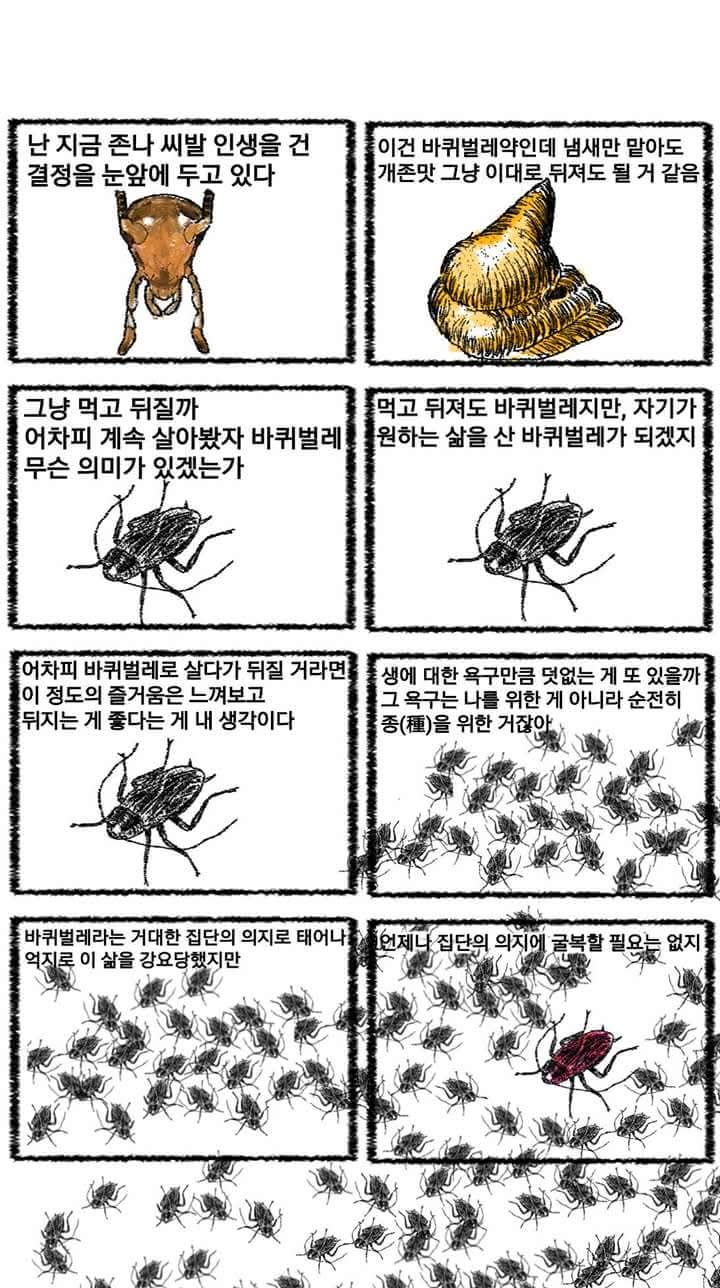
#> input picture inbox/FB_IMG_1745369451621.jpg, 720 x 1288 px
$ python -i ocr_lib.py   (imports and definitions only)
#> lines starting #> are read from the running program, lines starting #| are printed output that depends on the picture; after the words box and inside, x2 and y2 are one past the last pixel; in counts of white or black regions, pixels touching at a corner belong together
import os, re, collections
import numpy as np, cv2
from PIL import Image
import pytesseract

# [1 line not run here, left out]
HANGUL = re.compile(r'[가-힣]')


def load_gray(path):
    im = Image.open(path)
    if im.mode == 'RGBA':
        bg = Image.new('RGB', im.size, 'white')
        bg.paste(im, mask=im.split()[3])
        im = bg
    else:
        im = im.convert('RGB')
    return cv2.cvtColor(np.array(im), cv2.COLOR_RGB2GRAY)


def find_text_blocks(gray, scale_ref=1440):
    """Find blocks of typed text: many small similar-height components in horizontal runs."""
    h, w = gray.shape
    s = w / scale_ref  # size factors relative to a 1440px-wide image
    _, bw = cv2.threshold(gray, 0, 255, cv2.THRESH_BINARY_INV + cv2.THRESH_OTSU)
    # remove long straight lines (panel borders) so text touching a border is not glued to it
    hk = cv2.getStructuringElement(cv2.MORPH_RECT, (max(20, int(w * 0.08)), 1))
    vk = cv2.getStructuringElement(cv2.MORPH_RECT, (1, max(20, int(h * 0.08))))
    lines_h = cv2.morphologyEx(bw, cv2.MORPH_OPEN, hk)
    lines_v = cv2.morphologyEx(bw, cv2.MORPH_OPEN, vk)
    border = cv2.dilate(cv2.bitwise_or(lines_h, lines_v), cv2.getStructuringElement(cv2.MORPH_RECT, (3, 3)))
    bw = cv2.bitwise_and(bw, cv2.bitwise_not(border))
    n, labels, stats, _ = cv2.connectedComponentsWithStats(bw, connectivity=8)
    # character-sized components
    minh, maxh = 8 * s, 46 * s
    maxw = 70 * s
    mask = np.zeros_like(bw)
    for i in range(1, n):
        x, y, cw, ch, area = stats[i]
        if minh <= ch <= maxh and cw <= maxw and area >= 6 * s * s:
            # discard very thin long horizontal strokes (panel borders / underlines)
            if cw > 4 * ch and ch < 10 * s:
                continue
            mask[y:y + ch, x:x + cw] = 255
    # 1) merge characters into lines (horizontal dilation)
    lines = cv2.dilate(mask, cv2.getStructuringElement(cv2.MORPH_RECT, (max(1, int(26 * s)), max(1, int(3 * s)))))
    n2, lab2, st2, _ = cv2.connectedComponentsWithStats(lines, connectivity=8)
    linemask = np.zeros_like(bw)
    for i in range(1, n2):
        x, y, cw, ch, area = st2[i]
        if ch < minh or ch > maxh * 1.6:
            continue
        sub = mask[y:y + ch, x:x + cw]
        nc = cv2.connectedComponentsWithStats((sub > 0).astype(np.uint8), connectivity=8)[0] - 1
        if nc < 3 or cw < 30 * s:
            continue
        linemask[y:y + ch, x:x + cw] = 255
    # 2) merge lines into blocks (vertical dilation)
    blk = cv2.dilate(linemask, cv2.getStructuringElement(cv2.MORPH_RECT, (max(1, int(6 * s)), max(1, int(26 * s)))))
    n3, lab3, st3, _ = cv2.connectedComponentsWithStats(blk, connectivity=8)
    blocks = []
    for i in range(1, n3):
        x, y, cw, ch, area = st3[i]
        sub = mask[y:y + ch, x:x + cw]
        nc = cv2.connectedComponentsWithStats((sub > 0).astype(np.uint8), connectivity=8)[0] - 1
        if nc < 4:
            continue
        blocks.append({'box': [x, y, x + cw, y + ch], 'nchars': int(nc)})
    # drop boxes contained in bigger ones
    keep = []
    for i, a in enumerate(blocks):
        ax0, ay0, ax1, ay1 = a['box']
        contained = any(j != i and b['box'][0] <= ax0 and b['box'][1] <= ay0 and b['box'][2] >= ax1 and b['box'][3] >= ay1 for j, b in enumerate(blocks))
        if not contained:
            keep.append(a)
    return keep


# [36 lines left out: functions ocr_block, clean_text, panel_order_key, not called in this run]


JUNK_TOKEN = re.compile(r'^[^가-힣A-Za-z0-9]+$')


# [6 lines left out: function clean_line, not called in this run]


def find_panels(gray):
    """Detect comic panel rectangles (thick black borders)."""
    h, w = gray.shape
    _, bw = cv2.threshold(gray, 0, 255, cv2.THRESH_BINARY_INV + cv2.THRESH_OTSU)
    contours, _ = cv2.findContours(bw, cv2.RETR_LIST, cv2.CHAIN_APPROX_SIMPLE)
    cands = []
    for c in contours:
        x, y, cw, ch = cv2.boundingRect(c)
        a = cw * ch
        if a < 0.06 * w * h or a > 0.7 * w * h:
            continue
        if not (0.35 <= cw / ch <= 3.0):
            continue
        if cv2.contourArea(c) < 0.75 * a:
            continue
        cands.append([x, y, x + cw, y + ch])
    # drop near-duplicates (inner/outer edge of the same border)
    cands.sort(key=lambda b: -(b[2] - b[0]) * (b[3] - b[1]))
    panels = []
    for b in cands:
        dup = False
        for p in panels:
            ix = max(0, min(b[2], p[2]) - max(b[0], p[0])); iy = max(0, min(b[3], p[3]) - max(b[1], p[1]))
            inter = ix * iy
            ua = (b[2] - b[0]) * (b[3] - b[1]) + (p[2] - p[0]) * (p[3] - p[1]) - inter
            if inter / ua > 0.6:
                dup = True; break
        if not dup:
            panels.append(b)
    # order: rows by y-center clusters, then x
    panels.sort(key=lambda b: (b[1] + b[3]) / 2)
    rows = []
    for b in panels:
        cy = (b[1] + b[3]) / 2
        if rows and abs(cy - rows[-1]['cy']) < 0.25 * (b[3] - b[1]):
            rows[-1]['items'].append(b)
        else:
            rows.append({'cy': cy, 'items': [b]})
    ordered = []
    for r in rows:
        ordered.extend(sorted(r['items'], key=lambda b: b[0]))
    return ordered


def split_wide_block(gray, box, s):
    """If a block spans two panels, split it at the widest internal white column gap."""
    x0, y0, x1, y1 = box
    sub = gray[y0:y1, x0:x1]
    col = (sub < 128).mean(axis=0)
    gaps = []
    start = None
    for i, v in enumerate(col):
        if v == 0:
            if start is None: start = i
        else:
            if start is not None: gaps.append((i - start, start, i)); start = None
    if start is not None: gaps.append((len(col) - start, start, len(col)))
    gaps = [g for g in gaps if g[1] > 20 * s and g[2] < len(col) - 20 * s and g[0] >= 30 * s]
    if not gaps:
        return [box]
    g = max(gaps)
    return [[x0, y0, x0 + g[1], y1], [x0 + g[2], y0, x1, y1]]


def ocr_image(path, min_conf=55, scale=2.5, pad=6, return_meta=False, skip_regions=None):
    gray = load_gray(path)
    h, w = gray.shape
    s = w / 1440
    panels = find_panels(gray)
    blocks = []
    for b in find_text_blocks(gray):
        for bb in split_wide_block(gray, b['box'], s):
            blocks.append(bb)

    def panel_index(box):
        cx, cy = (box[0] + box[2]) / 2, (box[1] + box[3]) / 2
        for i, p in enumerate(panels):
            if p[0] <= cx <= p[2] and p[1] <= cy <= p[3]:
                return i
        return len(panels)  # outside any panel -> last

    if skip_regions:
        def inside(b):
            cx, cy = (b[0] + b[2]) / 2, (b[1] + b[3]) / 2
            return any(r[0] <= cx <= r[2] and r[1] <= cy <= r[3] for r in skip_regions)
        blocks = [b for b in blocks if not inside(b)]
    if panels:
        blocks.sort(key=lambda b: (panel_index(b), b[1], b[0]))
    else:
        blocks.sort(key=lambda b: panel_order_key(b, w, h))
    results = []
    for box in blocks:
        x0, y0, x1, y1 = box
        x0 = max(0, x0 - pad); y0 = max(0, y0 - pad); x1 = min(w, x1 + pad); y1 = min(h, y1 + pad)
        crop = gray[y0:y1, x0:x1]
        crop = cv2.resize(crop, None, fx=scale, fy=scale, interpolation=cv2.INTER_CUBIC)
        crop = cv2.copyMakeBorder(crop, 20, 20, 20, 20, cv2.BORDER_CONSTANT, value=255)
        d = pytesseract.image_to_data(crop, lang='kor', config='--psm 6', output_type=pytesseract.Output.DICT)
        lines = collections.OrderedDict()
        for i in range(len(d['text'])):
            t = d['text'][i].strip()
            if not t:
                continue
            key = (d['block_num'][i], d['par_num'][i], d['line_num'][i])
            lines.setdefault(key, []).append((t, float(d['conf'][i]), d['top'][i]))
        for k, ws in lines.items():
            confs = [c for t, c, yy in ws if c >= 0]
            conf = sum(confs) / len(confs) if confs else 0
            txt = clean_line(' '.join(t for t, c, yy in ws))
            if conf < min_conf or not (HANGUL.search(txt) or re.search(r'[A-Za-z0-9]{2,}', txt)):
                continue
            yline = y0 + (min(yy for t, c, yy in ws) - 20) / scale
            results.append((txt, round(conf), panel_index(box) + 1 if panels else 0, box, yline))
    if return_meta:
        return results, panels, blocks
    return results


def _norm(t):
    return re.sub(r'[^가-힣A-Za-z0-9]', '', t)


# [32 lines left out: function strip_ocr, not called in this run]


def ocr_image_full(path, scale=3):
    """Union of block-based OCR and panel-top-strip OCR, de-duplicated."""
    import difflib
    gray = load_gray(path)
#> in load_gray, im is the input picture: PIL image 720x1288 RGB; mean R, G, B 205.6, 204.7, 203.5
    panels = find_panels(gray)
#> in find_panels, `_, bw = cv2.threshold(gray, 0, 255, cv2.THRESH_BINARY_INV + cv2.THRESH..`:
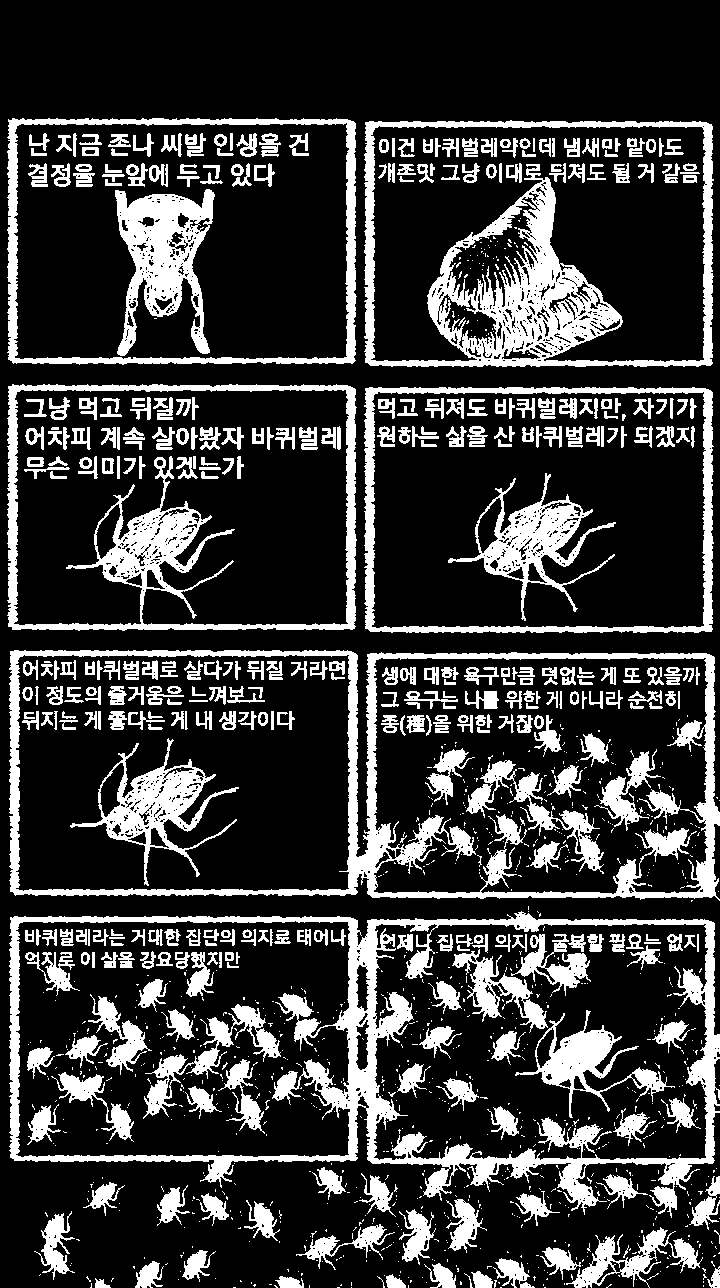
#> bw: shape (1288, 720); 22.8% white; 1305 white regions (885 under 20 px)
#> in find_panels, `contours, _ = cv2.findContours(bw, cv2.RETR_LIST, cv2.CHAIN_APPROX_SIM..`: contours = 2851 contours, 2185 with area under 20; largest, box (x1, y1, x2, y2) and area: (9, 911, 720, 1218) 173904, (9, 650, 720, 901) 168967, (7, 384, 357, 631) 84285, (364, 120, 714, 367) 84269, (364, 387, 714, 633) 84254
#> the loop in find_panels, `for c in contours:` made 2851 passes
#> (x, y, cw, ch, a) on passes 3, 6, 12: (351, 1287, 1, 1, 1), (714, 1285, 4, 3, 12), (606, 1284, 6, 4, 24)
#> after the loop in find_panels, `for c in contours:`: cands = 13 items, first 6: [373, 923, 709, 1161], [15, 920, 351, 1158], [9, 911, 720, 1218], [372, 657, 709, 895], [15, 654, 352, 892], [9, 650, 720, 901]
#> the loop in find_panels, `for b in cands:` made 13 passes
#> after the loop in find_panels, `for b in cands:`: panels = [[9, 911, 720, 1218], [9, 650, 720, 901], [7, 384, 357, 631], [364, 120, 714, 367], [7, 118, 357, 365], [364, 387, 714, 633], [372, 657, 709, 895], [15, 654, 352, 892], [373, 923, 709, 1161], [15, 920, 351, 1158]]
#> the loop in find_panels, `for b in panels:` made 10 passes
#> (b, cy) on passes 1 to 4: ([7, 118, 357, 365], 241.5), ([364, 120, 714, 367], 243.5), ([7, 384, 357, 631], 507.5), ([364, 387, 714, 633], 510)
#> after the loop in find_panels, `for b in panels:`: rows = 4 items
#> the loop in find_panels, `for r in rows:` made 4 passes
#> after the loop in find_panels, `for r in rows:`: ordered = [[7, 118, 357, 365], [364, 120, 714, 367], [7, 384, 357, 631], [364, 387, 714, 633], [9, 650, 720, 901], [15, 654, 352, 892], [372, 657, 709, 895], [9, 911, 720, 1218], [15, 920, 351, 1158], [373, 923, 709, 1161]]
#> panels has the same summary as ordered in find_panels
    strips = [[p[0], p[1], p[2], p[1] + int((p[3] - p[1]) * 0.42)] for p in panels]
#> strips = [[7, 118, 357, 221], [364, 120, 714, 223], [7, 384, 357, 487], [364, 387, 714, 490], [9, 650, 720, 755], [15, 654, 352, 753], [372, 657, 709, 756], [9, 911, 720, 1039], [15, 920, 351, 1019], [373, 923, 709, 1022]]
    a = [(t, c, pi, y) for t, c, pi, box, y in ocr_image(path, scale=scale)]
#> the loop in find_panels (call 2), `for c in contours:` made 2851 passes
#> the loop in find_panels (call 2), `for b in cands:` made 13 passes
#> the loop in find_panels (call 2), `for b in panels:` made 10 passes
#> the loop in find_panels (call 2), `for r in rows:` made 4 passes
#> in ocr_image, `panels = find_panels(gray)`: panels has the same summary as ordered in find_panels
#> in find_text_blocks, `h, w = gray.shape`: h = 1288; w = 720
#> in find_text_blocks, `s = w / scale_ref`: s = 0.5
#> in find_text_blocks, `bw = cv2.bitwise_and(bw, cv2.bitwise_not(border))`:
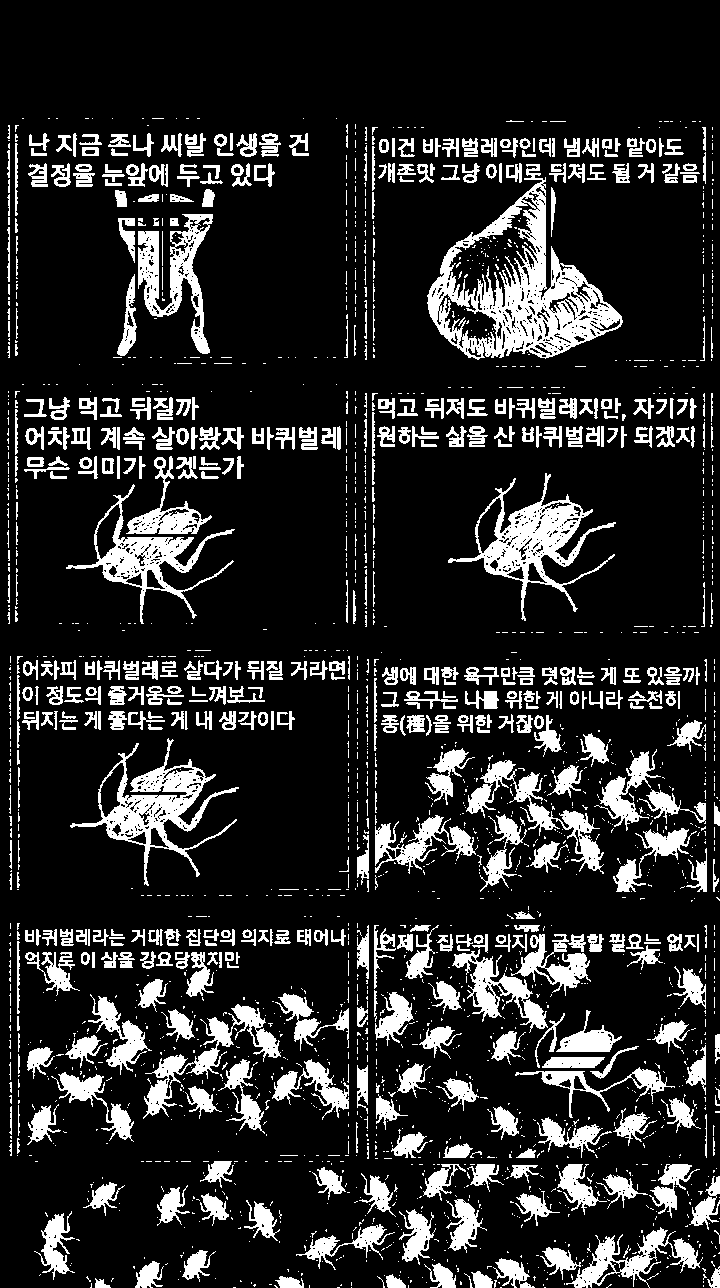
#> bw: shape (1288, 720); 16.4% white; 2259 white regions (1679 under 20 px), largest, box (x1, y1, x2, y2) and area: (427, 164, 623, 360) 12350, (448, 473, 616, 621) 5712, (70, 738, 239, 886) 5523
#> in find_text_blocks, `n, labels, stats, _ = cv2.connectedComponentsWithStats(bw, connectivit..`: n = 2260
#> in find_text_blocks, `minh, maxh = 8 * s, 46 * s`: minh = 4; maxh = 23
#> in find_text_blocks, `maxw = 70 * s`: maxw = 35
#> in find_text_blocks, `n2, lab2, st2, _ = cv2.connectedComponentsWithStats(lines, connectivit..`: n2 = 310
#> in find_text_blocks, `n3, lab3, st3, _ = cv2.connectedComponentsWithStats(blk, connectivity=8)`: n3 = 29
#> the loop in ocr_image, `for b in find_text_blocks(gray):` made 20 passes
#> b on passes 10 to 13: {'box': [1, 544, 25, 571], 'nchars': 7}, {'box': [2, 650, 720, 748], 'nchars': 135}, {'box': [690, 820, 720, 844], 'nchars': 4}, {'box': [468, 835, 500, 860], 'nchars': 4}
#> the loop in panel_index, `for i, p in enumerate(panels):` made 1 pass
#> the loop in panel_index, `for i, p in enumerate(panels):` made 2 passes
#> the loop in panel_index, `for i, p in enumerate(panels):` made 4 passes
#> the loop in panel_index, `for i, p in enumerate(panels):` made 3 passes
#> the loop in panel_index, `for i, p in enumerate(panels):` made 5 passes
#> the loop in panel_index, `for i, p in enumerate(panels):` made 8 passes
#> the loop in ocr_image, `for box in blocks:` made 1 pass
#> box on pass 1: [0, 119, 251, 232]
#> pass 1, in ocr_image, `crop = cv2.resize(crop, None, fx=scale, fy=scale, interpolation=cv2.IN..`:
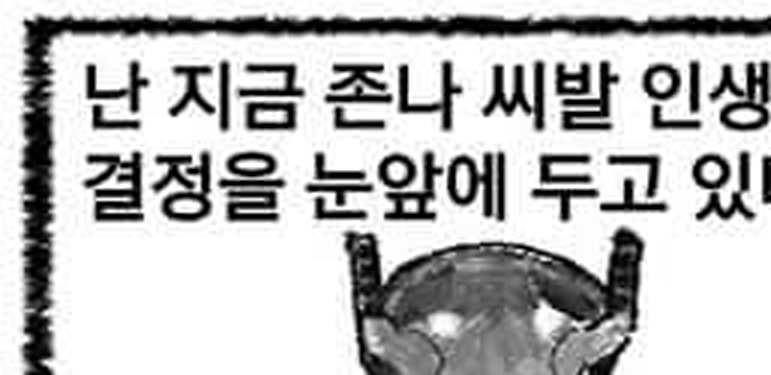
#> crop: shape (375, 771); min 0, max 255, mean 187.1
#> pass 1, in ocr_image, `crop = cv2.copyMakeBorder(crop, 20, 20, 20, 20, cv2.BORDER_CONSTANT, v..`:
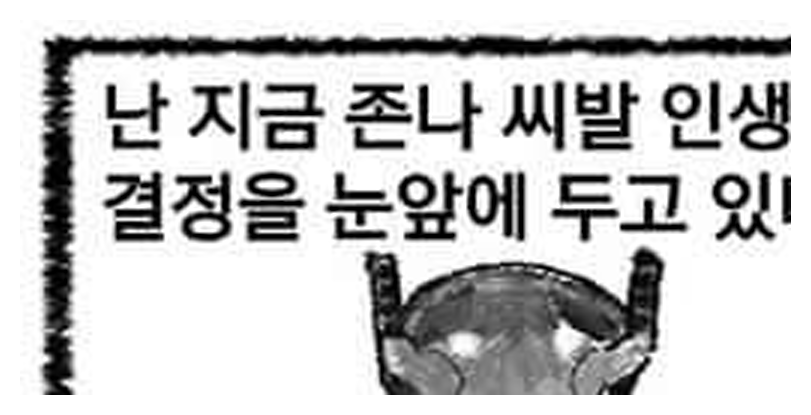
#> crop: shape (415, 811); min 0, max 255, mean 196.7
    b = strip_ocr(gray, panels, scale=scale)
    merged = []
    for t, c, pi, y in sorted(a + b, key=lambda x: (-len(_norm(x[0])), -x[1])):
        n = _norm(t)
        if len(re.findall(r'[가-힣]', n)) < 2 and len(re.findall(r'[A-Za-z0-9]', n)) < 3:
            continue
        dup = False
        for j, m in enumerate(merged):
            mn = _norm(m[0])
            if n == mn or (len(n) >= 4 and (n in mn or mn in n)) or difflib.SequenceMatcher(None, n, mn).ratio() >= 0.8:
                dup = True
                if c > m[1] + 5 and abs(len(n) - len(mn)) <= 3:
                    merged[j] = (t, c, pi, y)  # near-same text, keep the more confident reading
                break
        if not dup:
            merged.append((t, c, pi, y))
    merged.sort(key=lambda x: (x[2], x[3]))
    return [(t, c, pi) for t, c, pi, y in merged], len(panels)


# [76 lines left out: functions ocr_blocks_stacked, ocr_image_fast, not called in this run]

#> (the run stopped early here; a loop or call above may not have finished)
